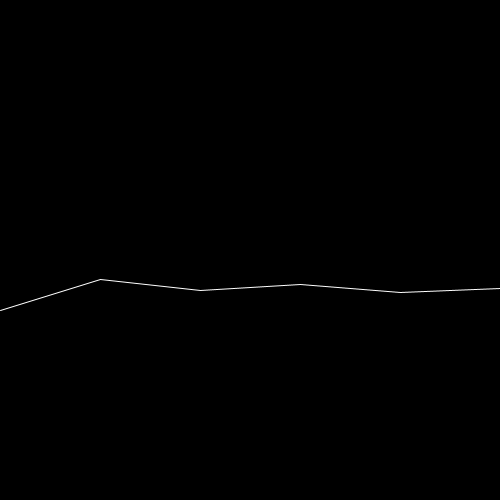
Frame 1 (no input)
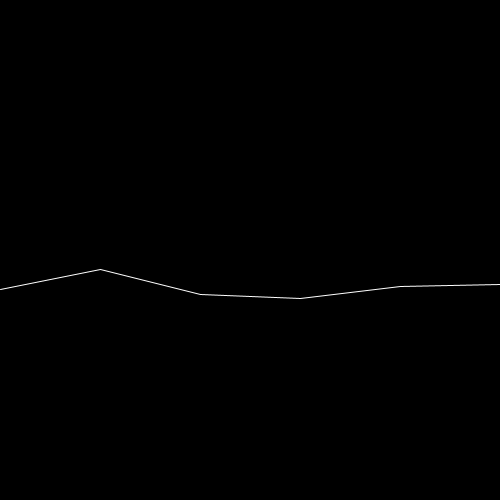
Frame 60 (the mouse pressed at the canvas centre just before this capture)
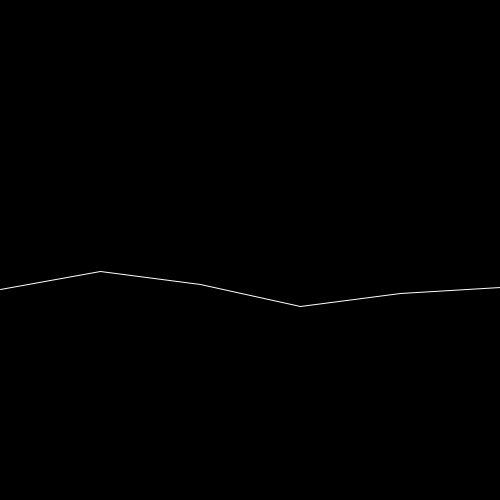
Frame 120 (the mouse held since frame 60 and released just before this capture)

The Processing sketch that drew these frames (run headless with seeded random() and noise(); from frame 60 on, the mouse is pressed at the canvas centre):

// Processing sketch: sketch_008
// ── sketch_008.pde
float seed=0;
void setup(){
  size(500,500);
}

void draw(){
  background(0);
  stroke(255);
  for(int i=0;i<5;i++){
    line(100*i,height/2+100*noise(seed+i*10),
           100*(i+1),height/2+100*noise(seed+(i+1)*10));
  }
  seed+=0.01;
}
